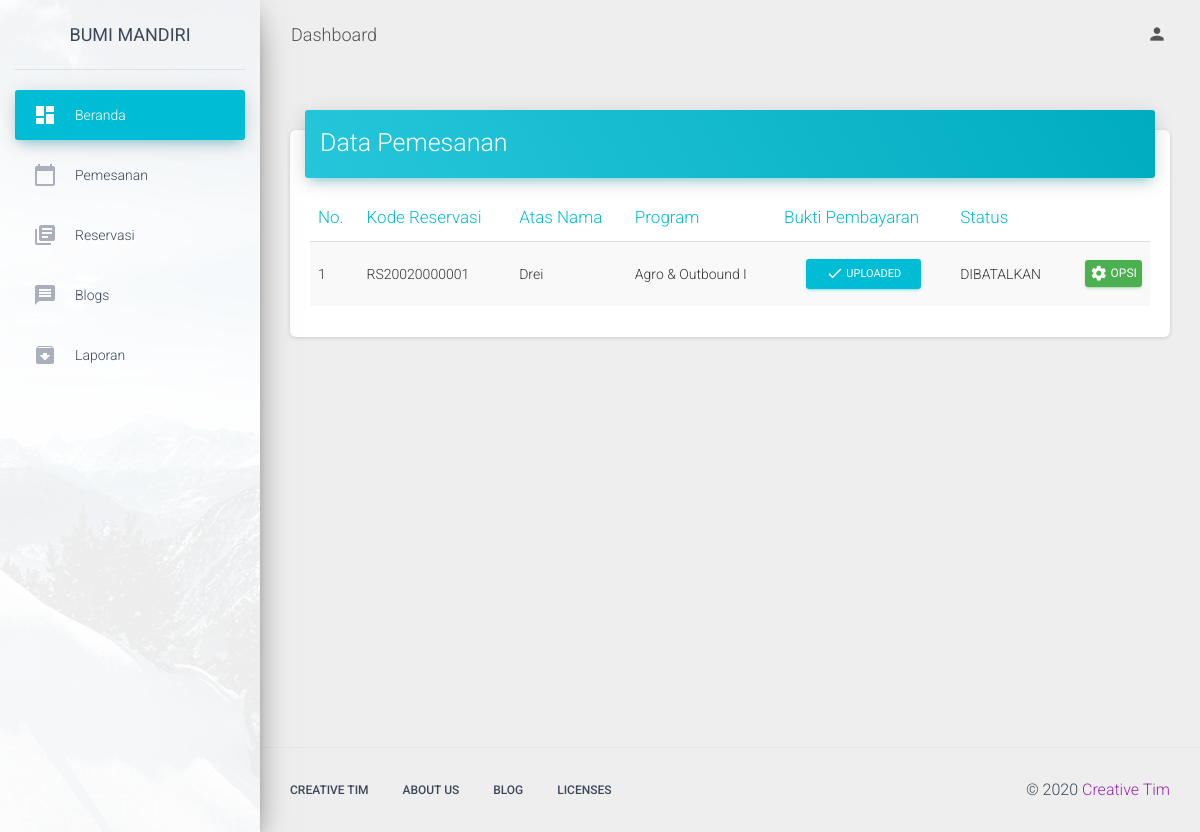
/index.php/admin/pemesanan, run on the app's committed database.
### tables this page shows
CREATE TABLE `reservasi` (
  `id` int(11) NOT NULL,
  `kode_reservasi` char(20) NOT NULL,
  `tgl_masuk` date NOT NULL,
  `tgl_keluar` date NOT NULL,
  `paket_program_id` int(11) NOT NULL,
  `jumlah_org` int(11) NOT NULL,
  `tagihan` int(11) NOT NULL,
  `pembayaran` varchar(20) NOT NULL,
  `id_pelanggan` int(11) NOT NULL,
  `bukti` varchar(100) NOT NULL
);

CREATE TABLE `pelanggan` (
  `id` int(11) NOT NULL,
  `nama_depan` varchar(80) NOT NULL,
  `nama_belakang` varchar(80) NOT NULL,
  `email` varchar(80) NOT NULL,
  `username` varchar(80) NOT NULL,
  `password` char(60) NOT NULL,
  `alamat` text NOT NULL,
  `telp` varchar(16) NOT NULL,
  `foto_profil` varchar(100) NOT NULL,
  `tgl_reg` date NOT NULL
);

CREATE TABLE `paket_program` (
  `id` int(11) NOT NULL,
  `nama_program` varchar(30) NOT NULL,
  `fasilitas` text NOT NULL,
  `konsumsi` text NOT NULL,
  `lama_kegiatan` varchar(20) NOT NULL,
  `jumlah_hari` int(11) NOT NULL,
  `harga` int(11) NOT NULL,
  `minkapasitas` int(11) NOT NULL,
  `kapasitas` int(11) NOT NULL,
  `status` int(11) NOT NULL,
  `program_img` varchar(50) NOT NULL,
  `paket_jenis_id` int(11) NOT NULL
);

### application/controllers/Admin.php (called while the page is built, shortened)
<?php
class Admin extends CI_Controller {
	function __construct(){
		$this->load->helper('url');
        $this->load->helper('text');
        $this->load->library('pdf');
		$this->load->model('Admin_model');
		$this->load->model('Paket_model');
		$this->load->model('Petugas_model');
		$this->load->model('Pelanggan_model');
		$this->load->model('Reservasi_model');
		$this->load->model('Post_model');
		$this->load->model('Testimoni_model');
		$this->load->model('Pemesanan');
	}
	public function pemesanan()
	{
		$data=array('res'=>$this->Pemesanan->get_pemesanan());
		$this->load->view('admin/template/head');
		$this->load->view('admin/template/sidebar');
		$this->load->view('admin/pemesanan', $data);
		$this->load->view('admin/template/foot');
	}
}

### index.php (called while the page is built, shortened)
<?php
require_once BASEPATH.'core/CodeIgniter.php';

### application/models/Pemesanan.php (called while the page is built, shortened)
<?php
class Pemesanan extends CI_Model {
	function get_pemesanan(){
		$result=$this->db->query("SELECT reservasi.id, reservasi.kode_reservasi, reservasi.id_pelanggan, reservasi.paket_program_id, pelanggan.nama_depan, reservasi.bukti, paket_program.nama_program, reservasi.pembayaran FROM (reservasi INNER JOIN pelanggan ON reservasi.id_pelanggan=pelanggan.id) INNER JOIN paket_program ON reservasi.paket_program_id=paket_program.id ORDER BY reservasi.id DESC;");
        return $result;
	}
}

### application/views/admin/pemesanan.php (the view, shortened to what this page needs)
<!DOCTYPE html>
<html lang="en">
    <div class="main-panel">
     <nav class="navbar navbar-expand-lg navbar-transparent navbar-absolute fixed-top ">
        <div class="container-fluid">
          <div class="navbar-wrapper">
            <a class="navbar-brand" href="#pablo">Dashboard</a>
          </div>
          <div class="collapse navbar-collapse justify-content-end">
            <ul class="navbar-nav">
              <li class="nav-item dropdown">
                <a class="nav-link" href="#pablo" id="navbarDropdownProfile" data-toggle="dropdown" aria-haspopup="true" aria-expanded="false">
                  <i class="material-icons">person</i>
                </a>
              </li>
            </ul>
          </div>
        </div>
      </nav>
      <div class="content">
        <div class="container-fluid">
          <div class="">
              <div class="card">
                <div class="card-header card-header-info">
                  <h3 class="card-title">Data Pemesanan</h3>
                </div>
                <div class="card-body table-responsive">
                  <table id="myTable" class="table table-hover  table-striped">
                    <thead class="text-info">
                      <th>No.</th>
                      <th>Kode Reservasi</th>
                      <th>Atas Nama</th>
                      <th>Program</th>
                      <th>Bukti Pembayaran</th>
                      <th>Status</th>
                      <th></th>
                    </thead>
                    <tbody><?php $no=1; ?><?php foreach ($res->result() as $post): ?>
                      <tr>
                        <td><?php echo $no++  ?></td>
                        <td><?php echo $post->kode_reservasi  ?></td>
                        <td><?php echo $post->nama_depan  ?></td>
                        <td><?php echo $post->nama_program  ?></td>
                        <td class="text-center">
                          <?php
                            if (empty($post->bukti)) {
                              echo '<button type="button" class="btn btn-danger btn-sm" data-toggle="modal" data-target="#showModal" disabled>
                            <i class="material-icons">close</i> Empty
                            </button>';
                            }
                            else{
                              echo '<button type="button" class="btn btn-info btn-sm" data-toggle="modal" data-target="#'.$post->kode_reservasi.'">
                            <i class="material-icons">done</i> Uploaded
                            </button>';
                            }
                          ?>
                        </td>
                        <td class="status-pembayaran"><?php echo $post->pembayaran  ?></td>
                        <td class="td-actions text-right">
                              <a href="<?php echo base_url() ?>Admin/opsi_pemesanan/<?php echo $post->kode_reservasi  ?>" rel="tooltip" title="Lihat Detail" class="btn btn-success konfirmasi">
                                <i class="material-icons">settings</i> Opsi
                              </a>
                            </td>
                      </tr>
                    <?php endforeach; ?></tbody>
                  </table>
                </div>
              </div>
            </div>
        </div>
      </div>
      <footer class="footer">
        <div class="container-fluid">
          <nav class="float-left">
            <ul>
              <li>
                <a href="https://www.creative-tim.com">
                  Creative Tim
                </a>
              </li>
              <li>
                <a href="https://creative-tim.com/presentation">
                  About Us
                </a>
              </li>
              <li>
                <a href="http://blog.creative-tim.com">
                  Blog
                </a>
              </li>
              <li>
                <a href="https://www.creative-tim.com/license">
                  Licenses
                </a>
              </li>
            </ul>
          </nav>
          <div class="copyright float-right">
            &copy;
            <a href="https://www.creative-tim.com" target="_blank">Creative Tim</a>
          </div>
        </div>
      </footer>
    </div>
  </div>

### data on the page
reservasi: kode_reservasi "RS20020000001", id_pelanggan.nama_depan "Drei", paket_program.nama_program "Agro & Outbound I", pembayaran "DIBATALKAN"
